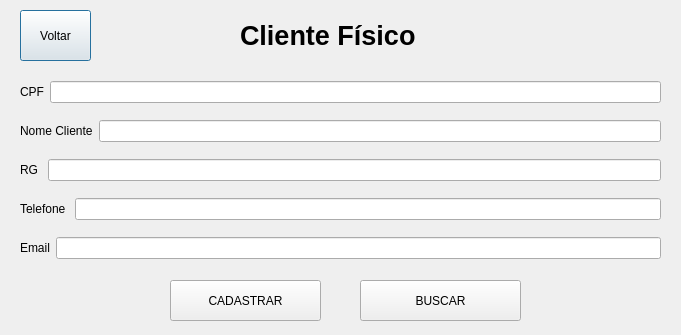
<?xml version="1.0" encoding="UTF-8"?>
<ui version="4.0">
 <class>TelaInicioCliente</class>
 <widget class="QDialog" name="TelaInicioCliente">
  <property name="geometry">
   <rect>
    <x>0</x>
    <y>0</y>
    <width>681</width>
    <height>335</height>
   </rect>
  </property>
  <property name="windowTitle">
   <string>Dialog</string>
  </property>
  <widget class="QPushButton" name="Voltar">
   <property name="geometry">
    <rect>
     <x>20</x>
     <y>10</y>
     <width>71</width>
     <height>51</height>
    </rect>
   </property>
   <property name="text">
    <string>Voltar</string>
   </property>
  </widget>
  <widget class="QPushButton" name="Incluir">
   <property name="geometry">
    <rect>
     <x>170</x>
     <y>280</y>
     <width>151</width>
     <height>41</height>
    </rect>
   </property>
   <property name="text">
    <string>CADASTRAR</string>
   </property>
  </widget>
  <widget class="QPushButton" name="Listar">
   <property name="geometry">
    <rect>
     <x>360</x>
     <y>280</y>
     <width>161</width>
     <height>41</height>
    </rect>
   </property>
   <property name="text">
    <string>BUSCAR</string>
   </property>
  </widget>
  <widget class="QWidget" name="layoutWidget">
   <property name="geometry">
    <rect>
     <x>20</x>
     <y>70</y>
     <width>641</width>
     <height>201</height>
    </rect>
   </property>
   <layout class="QVBoxLayout" name="verticalLayout">
    <item>
     <layout class="QHBoxLayout" name="horizontalLayout">
      <item>
       <widget class="QLabel" name="label">
        <property name="text">
         <string>CPF</string>
        </property>
       </widget>
      </item>
      <item>
       <widget class="QLineEdit" name="lineEdit_CPF"/>
      </item>
     </layout>
    </item>
    <item>
     <layout class="QHBoxLayout" name="horizontalLayout_2">
      <item>
       <widget class="QLabel" name="label_2">
        <property name="text">
         <string>Nome Cliente</string>
        </property>
       </widget>
      </item>
      <item>
       <widget class="QLineEdit" name="lineEdit_NomeCliente"/>
      </item>
     </layout>
    </item>
    <item>
     <layout class="QHBoxLayout" name="horizontalLayout_4">
      <item>
       <widget class="QLabel" name="label_4">
        <property name="text">
         <string>RG </string>
        </property>
       </widget>
      </item>
      <item>
       <widget class="QLineEdit" name="lineEdit_RG"/>
      </item>
     </layout>
    </item>
    <item>
     <layout class="QHBoxLayout" name="horizontalLayout_5">
      <item>
       <widget class="QLabel" name="label_5">
        <property name="text">
         <string>Telefone </string>
        </property>
       </widget>
      </item>
      <item>
       <widget class="QLineEdit" name="lineEdit_Telefone"/>
      </item>
     </layout>
    </item>
    <item>
     <layout class="QHBoxLayout" name="horizontalLayout_6">
      <item>
       <widget class="QLabel" name="label_6">
        <property name="text">
         <string>Email</string>
        </property>
       </widget>
      </item>
      <item>
       <widget class="QLineEdit" name="lineEdit_Email"/>
      </item>
     </layout>
    </item>
   </layout>
  </widget>
  <widget class="QLabel" name="label_3">
   <property name="geometry">
    <rect>
     <x>240</x>
     <y>10</y>
     <width>191</width>
     <height>51</height>
    </rect>
   </property>
   <property name="font">
    <font>
     <family>Arial</family>
     <pointsize>20</pointsize>
     <weight>75</weight>
     <bold>true</bold>
    </font>
   </property>
   <property name="text">
    <string>Cliente Físico</string>
   </property>
  </widget>
 </widget>
 <resources/>
 <connections/>
</ui>
